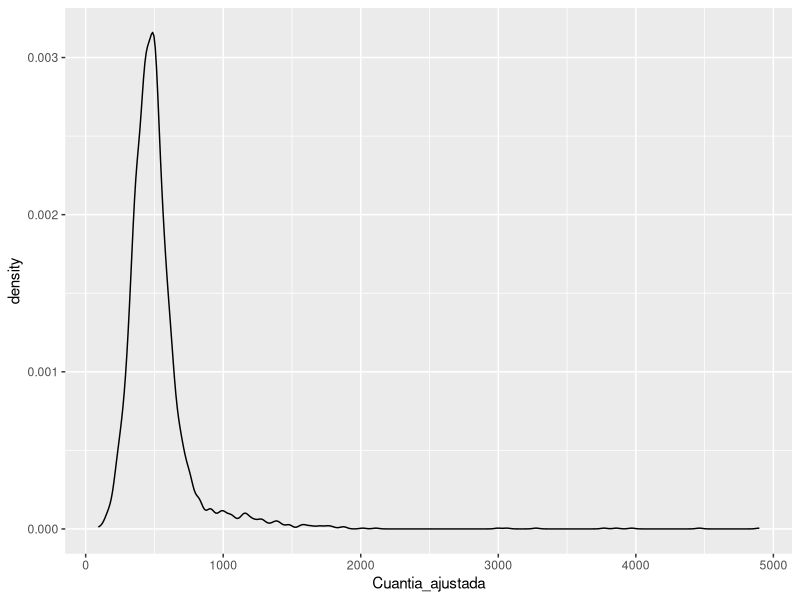

Here is the R script that generated this plot: (Note: this script raises an error after producing the figure.)
library(readxl)
library(tidyr)
library(dplyr)
library(ggplot2)
library(lubridate)
options(scipen = 999)
cuantias_2023 <- read_excel("Datos/Datos.xlsx") |> 
  mutate(Marginal = ifelse(Cuantia_ajustada < 900000, T,F),
         Cuantia_ajustada = Cuantia_ajustada/1000)

View(cuantias_2023)

Registro <- tibble(
  anio = c(2021,2022,2023),
  polizas = c(24725, 25348 , 25615),
  siniestros = c(3023, 3581, nrow(cuantias_2023))
) |> 
  mutate(SinXpoliza = siniestros/polizas)

lambda <- Registro$SinXpoliza[3]




cuantias_2023 |> 
  ggplot()+
  aes(x = Cuantia_ajustada)+
  geom_density()



table(cuantias_2023$Cuantia_ajustada)

cut_interval(x = cuantias_2023$Cuantia_ajustada[cuantias_2023$Marginal == T],
             length = 5000)



sum(Probs)
mean(cuantias_2023$Cuantia_ajustada)

# Posibles distribuciones 





